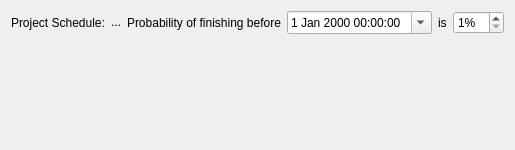
<ui version="4.0" >
 <class>KPlato::CpmWidget</class>
 <widget class="QWidget" name="KPlato::CpmWidget" >
  <property name="geometry" >
   <rect>
    <x>0</x>
    <y>0</y>
    <width>484</width>
    <height>150</height>
   </rect>
  </property>
  <layout class="QVBoxLayout" >
   <item>
    <layout class="QHBoxLayout" >
     <item>
      <widget class="QLabel" name="label_1" >
       <property name="frameShape" >
        <enum>QFrame::NoFrame</enum>
       </property>
       <property name="frameShadow" >
        <enum>QFrame::Plain</enum>
       </property>
       <property name="text" >
        <string>Project Schedule:</string>
       </property>
       <property name="margin" >
        <number>1</number>
       </property>
       <property name="indent" >
        <number>0</number>
       </property>
      </widget>
     </item>
     <item>
      <widget class="QLabel" name="scheduleName" >
       <property name="sizePolicy" >
        <sizepolicy vsizetype="Fixed" hsizetype="MinimumExpanding" >
         <horstretch>0</horstretch>
         <verstretch>0</verstretch>
        </sizepolicy>
       </property>
       <property name="text" >
        <string>...</string>
       </property>
      </widget>
     </item>
     <item>
      <widget class="QFrame" name="probabilityFrame" >
       <property name="frameShape" >
        <enum>QFrame::NoFrame</enum>
       </property>
       <property name="frameShadow" >
        <enum>QFrame::Raised</enum>
       </property>
       <layout class="QHBoxLayout" >
        <property name="leftMargin" >
         <number>0</number>
        </property>
        <property name="topMargin" >
         <number>0</number>
        </property>
        <property name="rightMargin" >
         <number>0</number>
        </property>
        <property name="bottomMargin" >
         <number>0</number>
        </property>
        <item>
         <widget class="QLabel" name="label" >
          <property name="text" >
           <string>Probability of finishing before</string>
          </property>
         </widget>
        </item>
        <item>
         <widget class="QDateTimeEdit" name="finishTime" >
          <property name="calendarPopup" >
           <bool>true</bool>
          </property>
         </widget>
        </item>
        <item>
         <widget class="QLabel" name="label_2" >
          <property name="sizePolicy" >
           <sizepolicy vsizetype="Preferred" hsizetype="Fixed" >
            <horstretch>0</horstretch>
            <verstretch>0</verstretch>
           </sizepolicy>
          </property>
          <property name="text" >
           <string>is</string>
          </property>
         </widget>
        </item>
        <item>
         <widget class="QSpinBox" name="probability" >
          <property name="suffix" >
           <string>%</string>
          </property>
          <property name="minimum" >
           <number>1</number>
          </property>
         </widget>
        </item>
       </layout>
      </widget>
     </item>
     <item>
      <spacer>
       <property name="orientation" >
        <enum>Qt::Horizontal</enum>
       </property>
       <property name="sizeHint" >
        <size>
         <width>40</width>
         <height>20</height>
        </size>
       </property>
      </spacer>
     </item>
    </layout>
   </item>
   <item>
    <widget class="DoubleTreeViewBase" name="cpmTable" >
     <property name="sizePolicy" >
      <sizepolicy vsizetype="MinimumExpanding" hsizetype="Preferred" >
       <horstretch>0</horstretch>
       <verstretch>0</verstretch>
      </sizepolicy>
     </property>
     <property name="frameShape" >
      <enum>QFrame::NoFrame</enum>
     </property>
     <property name="frameShadow" >
      <enum>QFrame::Raised</enum>
     </property>
    </widget>
   </item>
  </layout>
 </widget>
 <customwidgets>
  <customwidget>
   <class>DoubleTreeViewBase</class>
   <extends>QFrame</extends>
   <header>kptitemmodelbase.h</header>
   <container>1</container>
  </customwidget>
 </customwidgets>
 <resources/>
 <connections/>
</ui>
